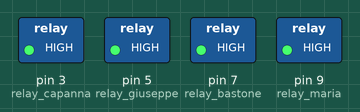
The sketch below on a simulated Arduino Uno, built with avr-gcc and run on an emulated ATmega328P. On the bench: switched loads named in the sketch (green lamp = pin HIGH).

Above: at 0.7 s.
At 2.2 s:
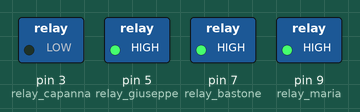
At 3.7 s:
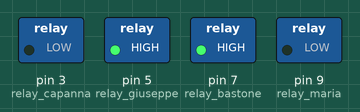
At 51.0 s:
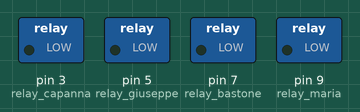
Timing chart, 0 to 52.7 s (numbered marks = the images above):
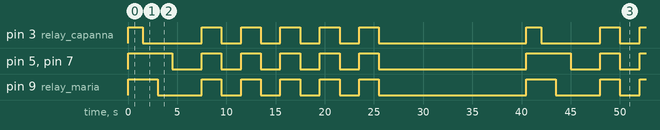

Measured:
- by itself, pin 3 (relay_capanna): repeats every 40.5 s: LOW 6.0 s, 4 × (HIGH 2.0 s, LOW 2.0 s), HIGH 2.0 s, LOW 15.0 s, HIGH 1.5 s
- by itself, pin 9 (relay_maria): repeats every 40.5 s: LOW 4.5 s, 4 × (HIGH 2.0 s, LOW 2.0 s), HIGH 2.0 s, LOW 15.0 s, HIGH 3.0 s
- by itself, pin 5 (relay_giuseppe), pin 7 (relay_bastone): repeats every 40.5 s: LOW 3.0 s, 4 × (HIGH 2.0 s, LOW 2.0 s), HIGH 2.0 s, LOW 15.0 s, HIGH 4.5 s

The sketch:

luci_natale.ino
```cpp
int relay_capanna = 3;
int relay_giuseppe =  5;
int relay_bastone = 7;
int relay_maria = 9;

void setup() {
  // put your setup code here, to run once:
  pinMode(relay_capanna, OUTPUT);
  pinMode(relay_giuseppe, OUTPUT);
  pinMode(relay_bastone, OUTPUT);
  pinMode(relay_maria, OUTPUT);

}

void loop() {
  // put your main code here, to run repeatedly:
  //spengo tutto
  digitalWrite(relay_capanna, HIGH);
  digitalWrite(relay_giuseppe, HIGH);
  digitalWrite(relay_maria, HIGH);
  digitalWrite(relay_bastone, HIGH);
  //attendo 1,5 secondi
  delay(1500);
  //accendo la capanna
  digitalWrite(relay_capanna, LOW);
  //attendo 1,5 secondi
  delay(1500);
  //accendo maria
  digitalWrite(relay_maria, LOW);
  //attendo 1,5 secondi
  delay(1500);
  //accendo giuseppe e il bastone
  digitalWrite(relay_giuseppe, LOW);
  digitalWrite(relay_bastone, LOW);
  delay(3000);
  //lampeggio
    digitalWrite(relay_capanna, HIGH);
    digitalWrite(relay_giuseppe, HIGH);
    digitalWrite(relay_maria, HIGH);
    digitalWrite(relay_bastone, HIGH);
    delay(2000);
    digitalWrite(relay_capanna, LOW);
    digitalWrite(relay_giuseppe, LOW);
    digitalWrite(relay_maria, LOW);
    digitalWrite(relay_bastone, LOW);
    delay(2000);
    digitalWrite(relay_capanna, HIGH);
    digitalWrite(relay_giuseppe, HIGH);
    digitalWrite(relay_maria, HIGH);
    digitalWrite(relay_bastone, HIGH);
    delay(2000);
    digitalWrite(relay_capanna, LOW);
    digitalWrite(relay_giuseppe, LOW);
    digitalWrite(relay_maria, LOW);
    digitalWrite(relay_bastone, LOW);
    delay(2000);
    digitalWrite(relay_capanna, HIGH);
    digitalWrite(relay_giuseppe, HIGH);
    digitalWrite(relay_maria, HIGH);
    digitalWrite(relay_bastone, HIGH);
    delay(2000);
    digitalWrite(relay_capanna, LOW);
    digitalWrite(relay_giuseppe, LOW);
    digitalWrite(relay_maria, LOW);
    digitalWrite(relay_bastone, LOW);
    delay(2000);
    digitalWrite(relay_capanna, HIGH);
    digitalWrite(relay_giuseppe, HIGH);
    digitalWrite(relay_maria, HIGH);
    digitalWrite(relay_bastone, HIGH);
    delay(2000);
    digitalWrite(relay_capanna, LOW);
    digitalWrite(relay_giuseppe, LOW);
    digitalWrite(relay_maria, LOW);
    digitalWrite(relay_bastone, LOW);
    delay(2000);
    digitalWrite(relay_capanna, HIGH);
    digitalWrite(relay_giuseppe, HIGH);
    digitalWrite(relay_maria, HIGH);
    digitalWrite(relay_bastone, HIGH);
    delay(2000);
    digitalWrite(relay_capanna, LOW);
    digitalWrite(relay_giuseppe, LOW);
    digitalWrite(relay_maria, LOW);
    digitalWrite(relay_bastone, LOW);
    delay(2000);
  //attendo 13 secondi (15 con quello del for)
  delay(13000);
}
```
